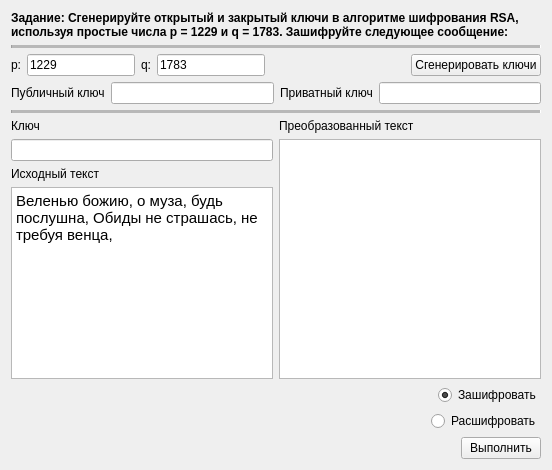
      <widget class="QWidget" name="rsaTab">
       <attribute name="title">
        <string>RSA</string>
       </attribute>
       <layout class="QVBoxLayout" name="verticalLayout_6">
        <item>
         <widget class="QLabel" name="label_13">
          <property name="mouseTracking">
           <bool>true</bool>
          </property>
          <property name="lineWidth">
           <number>0</number>
          </property>
          <property name="text">
           <string>&lt;html&gt;&lt;head/&gt;&lt;body&gt;&lt;p&gt;&lt;span style=&quot; font-weight:700;&quot;&gt;Задание: Сгенерируйте открытый и закрытый ключи в алгоритме шифрования RSA, используя простые числа p = 1229 и q = 1783. Зашифруйте следующее сообщение:&lt;/span&gt;&lt;/p&gt;&lt;/body&gt;&lt;/html&gt;</string>
          </property>
          <property name="wordWrap">
           <bool>true</bool>
          </property>
          <property name="margin">
           <number>0</number>
          </property>
         </widget>
        </item>
        <item>
         <widget class="Line" name="line_2">
          <property name="lineWidth">
           <number>1</number>
          </property>
          <property name="midLineWidth">
           <number>7</number>
          </property>
          <property name="orientation">
           <enum>Qt::Horizontal</enum>
          </property>
         </widget>
        </item>
        <item>
         <layout class="QVBoxLayout" name="verticalLayout_8">
          <item>
           <layout class="QHBoxLayout" name="horizontalLayout_6">
            <item>
             <widget class="QLabel" name="label_4">
              <property name="text">
               <string>p:</string>
              </property>
             </widget>
            </item>
            <item>
             <widget class="QLineEdit" name="pLineEdit">
              <property name="text">
               <string>1229</string>
              </property>
             </widget>
            </item>
            <item>
             <widget class="QLabel" name="label_5">
              <property name="text">
               <string>q:</string>
              </property>
             </widget>
            </item>
            <item>
             <widget class="QLineEdit" name="qLineEdit">
              <property name="text">
               <string>1783</string>
              </property>
             </widget>
            </item>
            <item>
             <spacer name="horizontalSpacer_9">
              <property name="orientation">
               <enum>Qt::Horizontal</enum>
              </property>
              <property name="sizeHint" stdset="0">
               <size>
                <width>40</width>
                <height>20</height>
               </size>
              </property>
             </spacer>
            </item>
            <item>
             <spacer name="horizontalSpacer_8">
              <property name="orientation">
               <enum>Qt::Horizontal</enum>
              </property>
              <property name="sizeHint" stdset="0">
               <size>
                <width>40</width>
                <height>20</height>
               </size>
              </property>
             </spacer>
            </item>
            <item>
             <spacer name="horizontalSpacer_4">
              <property name="orientation">
               <enum>Qt::Horizontal</enum>
              </property>
              <property name="sizeType">
               <enum>QSizePolicy::Expanding</enum>
              </property>
              <property name="sizeHint" stdset="0">
               <size>
                <width>60</width>
                <height>20</height>
               </size>
              </property>
             </spacer>
            </item>
            <item>
             <widget class="QPushButton" name="generateKeysButton">
              <property name="text">
               <string>Сгенерировать ключи</string>
              </property>
             </widget>
            </item>
           </layout>
          </item>
          <item>
           <layout class="QHBoxLayout" name="horizontalLayout_7">
            <item>
             <widget class="QLabel" name="label_7">
              <property name="text">
               <string>Публичный ключ</string>
              </property>
             </widget>
            </item>
            <item>
             <widget class="QLineEdit" name="publicKeyLineEdit">
              <property name="readOnly">
               <bool>true</bool>
              </property>
             </widget>
            </item>
            <item>
             <widget class="QLabel" name="label_6">
              <property name="text">
               <string>Приватный ключ</string>
              </property>
             </widget>
            </item>
            <item>
             <widget class="QLineEdit" name="privateKeyLineEdit">
              <property name="readOnly">
               <bool>true</bool>
              </property>
             </widget>
            </item>
           </layout>
          </item>
         </layout>
        </item>
        <item>
         <widget class="Line" name="line">
          <property name="midLineWidth">
           <number>18</number>
          </property>
          <property name="orientation">
           <enum>Qt::Horizontal</enum>
          </property>
         </widget>
        </item>
        <item>
         <layout class="QHBoxLayout" name="horizontalLayout_5">
          <item>
           <layout class="QVBoxLayout" name="verticalLayout_7">
            <item>
             <widget class="QLabel" name="label_8">
              <property name="text">
               <string>Ключ</string>
              </property>
             </widget>
            </item>
            <item>
             <widget class="QLineEdit" name="rsaKeyLineEdit"/>
            </item>
            <item>
             <widget class="QLabel" name="label_9">
              <property name="text">
               <string>Исходный текст</string>
              </property>
             </widget>
            </item>
            <item>
             <widget class="QTextEdit" name="rsaOriginalTextEdit">
              <property name="html">
               <string>&lt;!DOCTYPE HTML PUBLIC &quot;-//W3C//DTD HTML 4.0//EN&quot; &quot;http://www.w3.org/TR/REC-html40/strict.dtd&quot;&gt;
&lt;html&gt;&lt;head&gt;&lt;meta name=&quot;qrichtext&quot; content=&quot;1&quot; /&gt;&lt;style type=&quot;text/css&quot;&gt;
p, li { white-space: pre-wrap; }
&lt;/style&gt;&lt;/head&gt;&lt;body style=&quot; font-family:'MS Shell Dlg 2'; font-size:11pt; font-weight:400; font-style:normal;&quot;&gt;
&lt;p style=&quot; margin-top:0px; margin-bottom:0px; margin-left:0px; margin-right:0px; -qt-block-indent:0; text-indent:0px;&quot;&gt;&lt;span style=&quot; font-family:'Segoe UI';&quot;&gt;Веленью божию, о муза, будь послушна, Обиды не страшась, не требуя венца,&lt;/span&gt;&lt;/p&gt;&lt;/body&gt;&lt;/html&gt;</string>
              </property>
             </widget>
            </item>
           </layout>
          </item>
          <item>
           <layout class="QVBoxLayout" name="verticalLayout_9">
            <item>
             <widget class="QLabel" name="label_10">
              <property name="text">
               <string>Преобразованный текст</string>
              </property>
             </widget>
            </item>
            <item>
             <widget class="QTextEdit" name="rsaConvertedTextEdit">
              <property name="readOnly">
               <bool>true</bool>
              </property>
             </widget>
            </item>
           </layout>
          </item>
         </layout>
        </item>
        <item>
         <layout class="QHBoxLayout" name="horizontalLayout_8">
          <item>
           <spacer name="horizontalSpacer_5">
            <property name="orientation">
             <enum>Qt::Horizontal</enum>
            </property>
            <property name="sizeHint" stdset="0">
             <size>
              <width>40</width>
              <height>20</height>
             </size>
            </property>
           </spacer>
          </item>
          <item>
           <widget class="QRadioButton" name="rsaEncryptRadioButton">
            <property name="text">
             <string>Зашифровать</string>
            </property>
            <property name="checked">
             <bool>true</bool>
            </property>
           </widget>
          </item>
         </layout>
        </item>
        <item>
         <layout class="QHBoxLayout" name="horizontalLayout_9">
          <item>
           <spacer name="horizontalSpacer_6">
            <property name="orientation">
             <enum>Qt::Horizontal</enum>
            </property>
            <property name="sizeHint" stdset="0">
             <size>
              <width>40</width>
              <height>20</height>
             </size>
            </property>
           </spacer>
          </item>
          <item>
           <widget class="QRadioButton" name="rsaDecryptRadioButton">
            <property name="text">
             <string>Расшифровать</string>
            </property>
           </widget>
          </item>
         </layout>
        </item>
        <item>
         <layout class="QHBoxLayout" name="horizontalLayout_10">
          <item>
           <spacer name="horizontalSpacer_7">
            <property name="orientation">
             <enum>Qt::Horizontal</enum>
            </property>
            <property name="sizeHint" stdset="0">
             <size>
              <width>40</width>
              <height>20</height>
             </size>
            </property>
           </spacer>
          </item>
          <item>
           <widget class="QPushButton" name="rsaButton">
            <property name="text">
             <string>Выполнить</string>
            </property>
           </widget>
          </item>
         </layout>
        </item>
       </layout>
      </widget>
